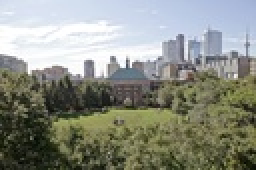
%> input picture Assignment 1/Seam Carved Images/ryerson.jpg, 128 x 85 px, shrunk from 720 x 480 before the run (shown 2 times larger)
$ octave --eval "result = removeHorizontalSeam(imread('Seam Carved Images/ryerson.jpg'));"   (GNU Octave 9; MATLAB toolbox functions it lacks are replaced by stand-ins)
%> lines starting %> are read from the running program, lines starting %| are printed output that depends on the picture
### Assignment 1/gradMag.m
function out = gradMag(img, channel)
%> called with channel = 1
    sobel_grad_x = fspecial ('sobel');
    sobel_grad_y = sobel_grad_x';

    double_img = double (img(:,:,channel));

    grad_x = MyConv(double_img, sobel_grad_x);
    grad_y = MyConv(double_img, sobel_grad_y);

    out = uint8(round(sqrt(grad_x.^2 + grad_y.^2)));

end

### Assignment 1/MyConv.m

%----------------CONVOLUTION Q3 CONVOLUTION FUNCTION------------------------
function output = MyConv(img, h)
%> called with h = [1 2 1; 0 0 0; -1 -2 -1]
    %h = rot90(h, 2);
    w = size(h, 1);
    h_ = size(h, 2);
    new_h = (h_-1)/2;
    new_w = (w-1)/2;
    padded = padarray(img, [new_w, new_h], 'both');
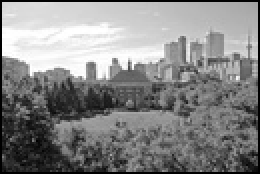
%> padded: size 87x130 double (shown 2 times larger); min 0, max 255, mean 134.1
    output = img;
    for x = (1:size(img, 1))
        for y =(1:size(img, 2))
            output(x, y) = sum(sum(cast(padded(x:x+w-1, y:y+h_-1), 'double').* h));
        end
    end
end

### Assignment 1/removeHorizontalSeam.m
function out = removeHorizontalSeam(img)
    %Energy of img
    r_grad_mag = double(gradMag(img, 1));
%> call 2 of MyConv, with h = [1 0 -1; 2 0 -2; 1 0 -1]
%> after the loop in MyConv (call 2), `for x = (1:size(img, 1))`:
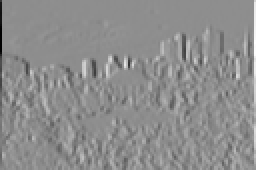
%> output: size 85x128 double (shown 2 times larger); min -1018, max 814, mean 0; drawn with min black and max white
    g_grad_mag = double(gradMag(img, 2));
    b_grad_mag = double(gradMag(img, 3));
%> call 5 of MyConv, with h = [1 2 1; 0 0 0; -1 -2 -1]
%> in MyConv (call 5), `padded = padarray(img, [new_w, new_h], 'both');`:
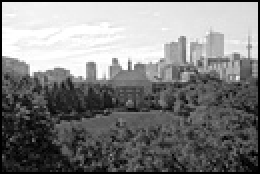
%> padded: size 87x130 double (shown 2 times larger); min 0, max 255, mean 127.6
%> after the loop in MyConv (call 5), `for x = (1:size(img, 1))`:
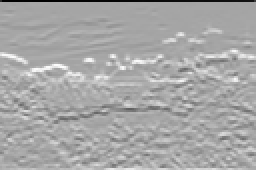
%> output: size 85x128 double (shown 2 times larger); min -975, max 523, mean 8.8; drawn with min black and max white

    energy = r_grad_mag + g_grad_mag + b_grad_mag;
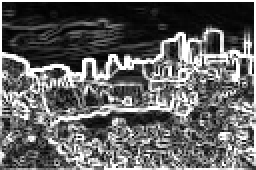
%> energy: size 85x128 double (shown 2 times larger); min 0, max 765, mean 298.1; drawn with min black and max white

    scoring_matrix = zeros(size(energy));
    scoring_matrix(:,1,:) = energy(:,1,:);
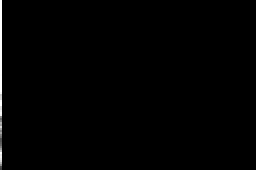
%> scoring_matrix: size 85x128 double (shown 2 times larger); min 0, max 765, mean 5.1; drawn with min black and max white

    for row = 2:size(energy, 1)
        for col = 1:size(energy, 2)
            if (col == 1)
               scoring_matrix(row, col) = energy(row, col)...
                   + min(scoring_matrix(row, col), scoring_matrix(row, col+1));
            elseif (col == (size(energy, 2)))
                scoring_matrix(row, col) = energy(row, col) + ...
                    min(scoring_matrix(row, col), scoring_matrix(row, col-1));
            else
               scoring_matrix(row, col) = energy(row, col) + ...
                   min([scoring_matrix(row, col-1),scoring_matrix(row, col), scoring_matrix(row, col+1)]);
            end

        end
    end

    [min_val, min_row] = min(energy(:, size(energy, 2)));
%> min_val = 160; min_row = 85
    %temp = energy(:, size(energy, 1));
    temp = img(:, size(energy, 2), :);
    temp(min_row, :, :) = [];
    out = temp;
   	for current_row = size(energy, 2)-1:-1:1
        if (min_row == 1)
            [min_val, min_row_change] = min(energy(min_row:min_row+1, current_row));
        elseif (min_row == size(energy, 1))
            [min_val, min_row_change] = min(energy(min_row-1:min_row, current_row));
            min_row_change = min_row_change-2;
        else
            [min_val, min_row_change] = min(energy(min_row-1:min_row+1, current_row));
            min_row_change = min_row_change-1;
        end
        temp = img(:, current_row, :);
        min_row = min_row + min_row_change - 1;
        temp(min_row, :, :) = [];
        out = cat(2, temp, out);
    end
%> this loop made 127 passes
%> (min_val, min_row_change, min_row) on passes 1 to 12: (106, -1, 83), (92, 1, 83), (62, 1, 83), (154, 0, 82), (152, 0, 81), (64, 1, 81), (143, 0, 80), (390, 0, 79), (266, 1, 79), (151, 1, 79), (501, 0, 78), (379, 1, 78)
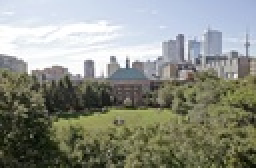
%> out: size 84x128x3 uint8 (shown 2 times larger); mean R, G, B 140.1, 143.4, 133.5
%> after the loop, min_row = 66; min_row_change = 2; min_val = 396
    out = uint8 (out);
end
